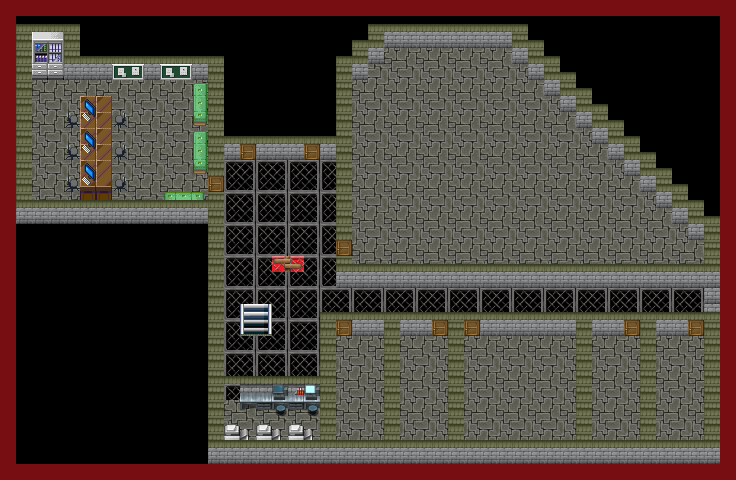

The image is a tile-based game level rendered from a .tmx file. Its description and source (layers, tilesets, objects; grid data summarised) follow:
An orthogonal 46x30 tile map with 16x16 px tiles, 8 tile layers (collision, flr, obj, WALL, ...), 11 tilesets and 1 object.

<map version="1.0.0" orientation="orthogonal" renderorder="right-down" width="46" height="30" tilewidth="16" tileheight="16" nextobjectid="1">
 <properties>
  <property name="unity:scale" value="0.0625" />
 </properties>
 <tileset firstgid="1" name="red" tilewidth="16" tileheight="16" tilecount="2880" columns="72">
  <image source="tilesource/color/red.png" trans="a8a8a8" width="1152" height="648" />
  <tile id="0">
   <properties>
    <property name="unity:scale" value="0.0625" />
   </properties>
   <objectgroup draworder="index">
    <object id="1" x="0" y="0" width="16" height="16" />
   </objectgroup>
  </tile>
 </tileset>
 <tileset firstgid="2881" name="resize_TileA3" tilewidth="16" tileheight="16" tilecount="128" columns="16">
  <image source="tilesource/FloorWall/resize_TileA3.png" width="256" height="128" />
 </tileset>
 <tileset firstgid="3009" name="resize_TileA3_half" tilewidth="16" tileheight="8" tilecount="256" columns="16">
  <image source="tilesource/FloorWall/resize_TileA3.png" width="256" height="128" />
 </tileset>
 <tileset firstgid="3265" name="resize_!Door1" tilewidth="16" tileheight="16" tilecount="96" columns="12">
  <image source="tilesource/Door/resize_!Door1.png" width="192" height="128" />
 </tileset>
 <tileset firstgid="3361" name="TileB" tilewidth="16" tileheight="16" tilecount="1024" columns="32">
  <image source="tilesource/Obj/TileB.png" width="512" height="512" />
 </tileset>
 <tileset firstgid="4385" name="TileC" tilewidth="16" tileheight="16" tilecount="1024" columns="32">
  <image source="tilesource/Obj/TileC.png" width="512" height="512" />
 </tileset>
 <tileset firstgid="5409" name="resize_가구들2 p" tilewidth="16" tileheight="16" tilecount="256" columns="16">
  <image source="tilesource/resize_가구들2 p.png" trans="a8a8a8" width="256" height="256" />
 </tileset>
 <tileset firstgid="5665" name="resize_가구들3 p" tilewidth="16" tileheight="16" tilecount="256" columns="16">
  <image source="tilesource/resize_가구들3 p.png" trans="a8a8a8" width="256" height="256" />
 </tileset>
 <tileset firstgid="5921" name="reverse_resize_가구들2 p" tilewidth="16" tileheight="16" tilecount="256" columns="16">
  <image source="tilesource/reverse_resize_가구들2 p.png" trans="a8a8a8" width="256" height="256" />
 </tileset>
 <tileset firstgid="6177" name="trans_TileA5" tilewidth="16" tileheight="16" tilecount="512" columns="16">
  <image source="tilesource/FloorWall/trans_TileA5.png" trans="a8a8a8" width="256" height="512" />
 </tileset>
 <tileset firstgid="6689" name="small_bothside_표지판" tilewidth="16" tileheight="16" tilecount="2" columns="2">
  <image source="tilesource/Obj/small_bothside_표지판.png" trans="003039" width="32" height="16" />
 </tileset>
 <layer name="collision" width="46" height="30">
  <data>[1380 cells, 371 non-empty, 1 distinct tile ids]</data>
 </layer>
 <layer name="flr" width="46" height="30">
  <data>[1380 cells, 1380 non-empty, 15 distinct tile ids]</data>
 </layer>
 <layer name="obj" width="46" height="30">
  <data>[1380 cells, 47 non-empty, 18 distinct tile ids]</data>
 </layer>
 <layer name="WALL" width="46" height="30">
  <data>[1380 cells, 244 non-empty, 2 distinct tile ids]</data>
 </layer>
 <layer name="objon" width="46" height="30">
  <data>[1380 cells, 28 non-empty, 22 distinct tile ids]</data>
 </layer>
 <layer name="stair" width="46" height="30">
  <data>[1380 cells, 4 non-empty, 4 distinct tile ids]</data>
 </layer>
 <layer name="walltop" width="46" height="30">
  <data>[1380 cells, 245 non-empty, 3 distinct tile ids]</data>
 </layer>
 <layer name="door" width="46" height="30">
  <data>[1380 cells, 9 non-empty, 1 distinct tile ids]</data>
 </layer>
</map>
